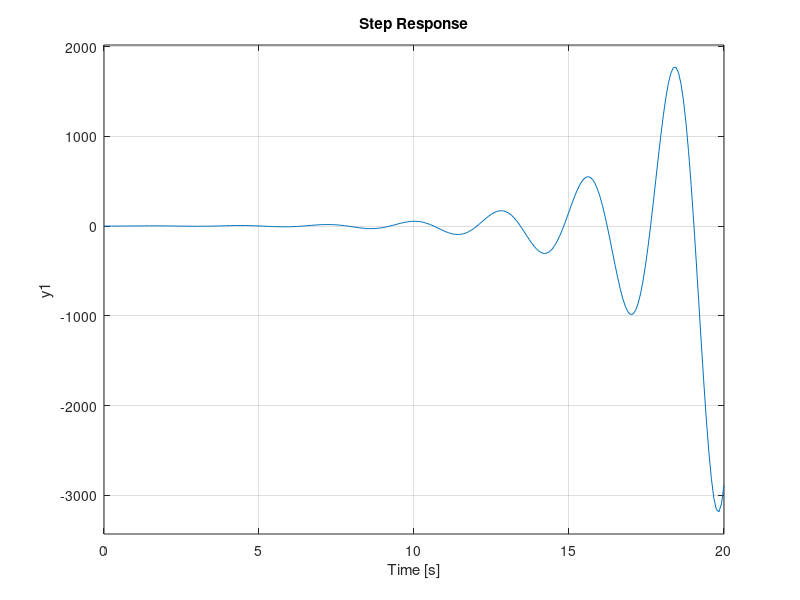
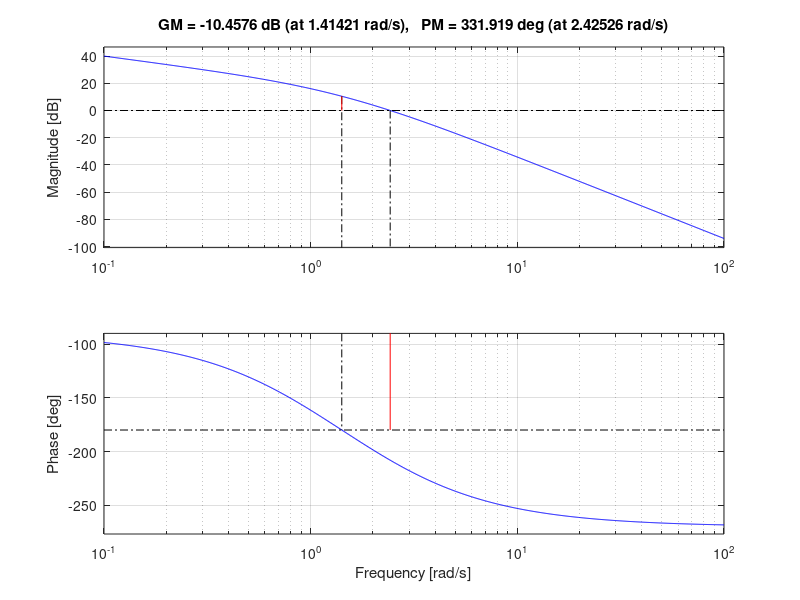
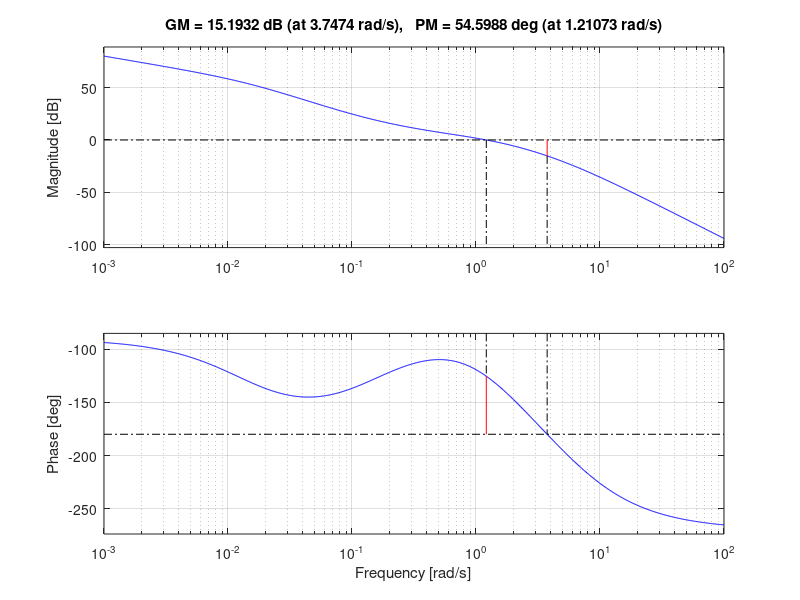
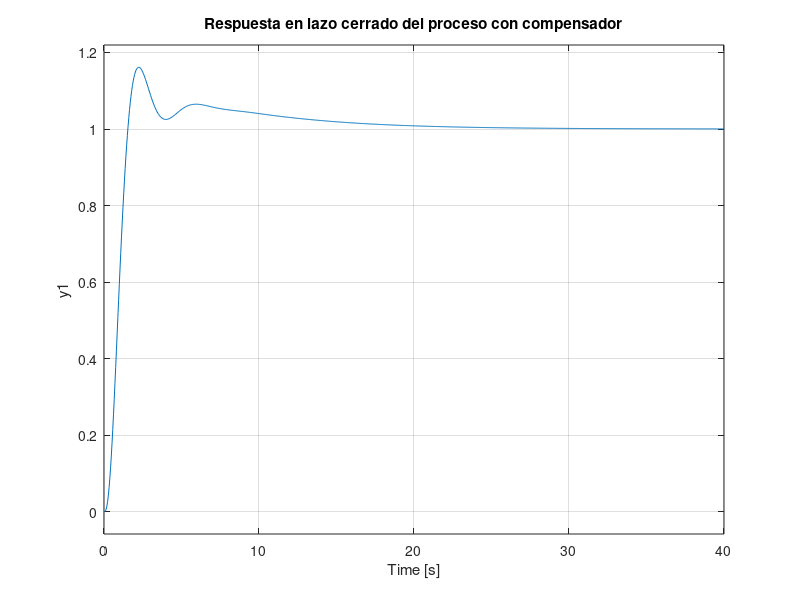

Reproduce these figures in MATLAB, in order.
clc
clear 
close all

Kc=20;
den=conv([1 1],[1 2]);
den=conv(den,[1 0]);
g=tf(Kc,den);
gl=feedback(g,1);
figure
step(gl)
figure
margin(g)
grid on
[Gm,Pm,Wcg,Wcp] = margin(g);

%nueva frecuencia de cruce de ganancia
wg=Wcg;%1.41;
% selecionar un w una decada antes de la frecuencia de cruce de ganancia
% esto es el cero
w=wg*0.1;
T2=1/w;
z2=1/T2;
%phim=MF_deseada+5
MF_d=50;
phi=MF_d+5;
B=(sind(phi)+1)/(1-sind(phi));
p2=1/(B*T2);

%encontrar z_1 y p_1
%---------trazar recta----
%--------encontrar  |Kc*G(jwm)|dB----------
% [mag,phase,wout]=bode(Kc*g);
% [m n p]=size(mag);
% mag= reshape(20*log10(mag),[p 1]);
% tol=0.02;
% th=w;
% [ii,jj]=find(abs(wout-th)<tol)
% x_ini=w;%wout(ii(2));
% x_fin=10*x_ini;
% x=[x_ini: 0.001: x_fin];
% y= abs((Kc*20)./((j*x).^3+3*(j*x).^2+2*j*x));
% y = -20*log10(y);
% figure
% semilogx(wout,mag);
% hold on
% semilogx(x,y,'r');
% grid on
% xlim([x_ini x_fin])
% figure
% bode(Kc*g)

z1=0.6;%0.5; %0.6
p1=6;%5; %6
num=conv([1 z1],[1 z2]);
den=conv([1 p1],[1 p2]);
gc=tf(num,den);

s_comp=gc*g;
figure
margin(s_comp)
s_comp_clo=feedback(s_comp,1);
figure
step(s_comp_clo)
title('Respuesta en lazo cerrado del proceso con compensador')

figure
pzmap(s_comp_clo)
